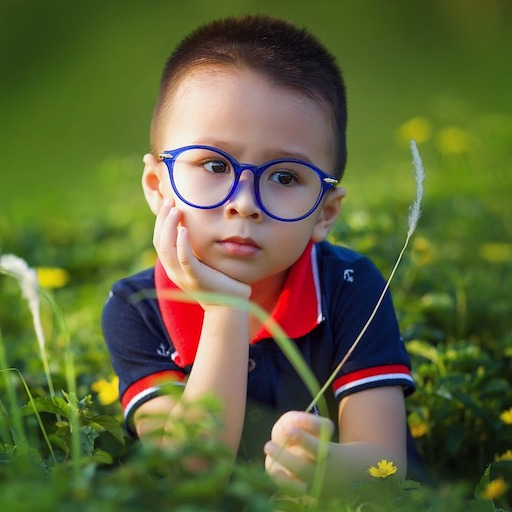
#> input picture Anushrut/openCV/sample.jpg, 512 x 512 px, given in place of the camera
$ python color.py
#> lines starting #> are read from the running program, lines starting #| are printed output that depends on the picture; after the words box and inside, x2 and y2 are one past the last pixel; in counts of white or black regions, pixels touching at a corner belong together
import cv2

import numpy as np
cap = cv2.VideoCapture(0)
kernel = np.ones((5,5),np.uint8)
while(1):
    # Take each frame
    _, frame = cap.read()
#> frame is the input picture: shape (512, 512, 3); mean B, G, R 57.8, 101.6, 95.4
    # Convert BGR to HSV
    hsv = cv2.cvtColor(frame, cv2.COLOR_BGR2HSV)
#> hsv: shape (512, 512, 3); mean H, S, V 52.8, 143.9, 115.7
    # define range of blue color in HSV
    lower_blue = np.array([100,100,100])
    upper_blue = np.array([140,255,255])

    lower_red = np.array([0,200,100])
    upper_red = np.array([10,255,255])

    lower_green = np.array([50,80,100])
    upper_green = np.array([70,255,255])

    # Threshold the HSV image to get only blue colors
    b1 = cv2.inRange(hsv, lower_blue, upper_blue)
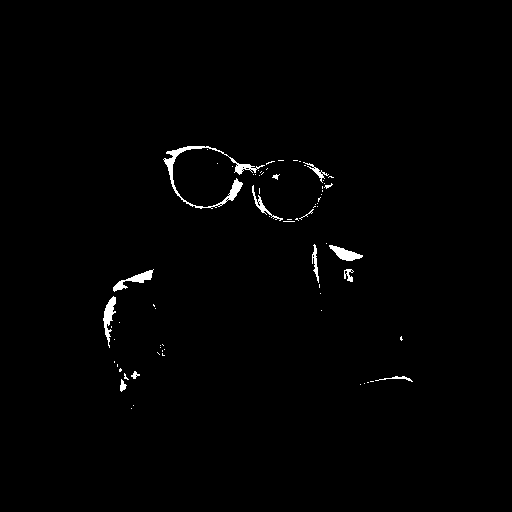
#> b1: shape (512, 512); 0.96% white; 72 white regions (58 under 20 px), largest, box (x1, y1, x2, y2) and area: (163, 146, 265, 209) 834, (103, 296, 116, 348) 291, (113, 269, 154, 292) 278
    # using dilation and morph open to improve recognition
    b2 = cv2.dilate(b1,kernel,iterations = 1)
#> b2: shape (512, 512); 2.8% white; 17 white regions, largest, box (x1, y1, x2, y2) and area: (161, 144, 286, 211) 2341, (250, 158, 336, 224) 1442, (101, 267, 156, 350) 1221
    b3 = cv2.morphologyEx(b2, cv2.MORPH_OPEN, kernel)


    r1 = cv2.inRange(hsv, lower_red, upper_red)
#> r1: shape (512, 512); 0.5% white; 34 white regions (29 under 20 px), largest, box (x1, y1, x2, y2) and area: (251, 272, 286, 332) 783, (127, 371, 184, 400) 293, (173, 301, 204, 315) 68, (261, 327, 272, 338) 32, (230, 209, 237, 214) 23
    # using dilation and morph open to improve recognition
    r2 = cv2.dilate(r1,kernel,iterations = 1)
#> r2: shape (512, 512); 1.3% white; 15 white regions, largest, box (x1, y1, x2, y2) and area: (249, 270, 292, 339) 1360, (119, 369, 186, 407) 800, (171, 299, 206, 345) 417
    r3 = cv2.morphologyEx(r2, cv2.MORPH_OPEN, kernel)


    g1 = cv2.inRange(hsv, lower_green, upper_green)
#> g1: shape (512, 512); 1.2% white; 134 white regions (103 under 20 px), largest, box (x1, y1, x2, y2) and area: (25, 482, 57, 501) 323, (69, 463, 96, 488) 308, (256, 496, 277, 512) 228
    # using dilation and morph open to improve recognition
    g2 = cv2.dilate(g1,kernel,iterations = 1)
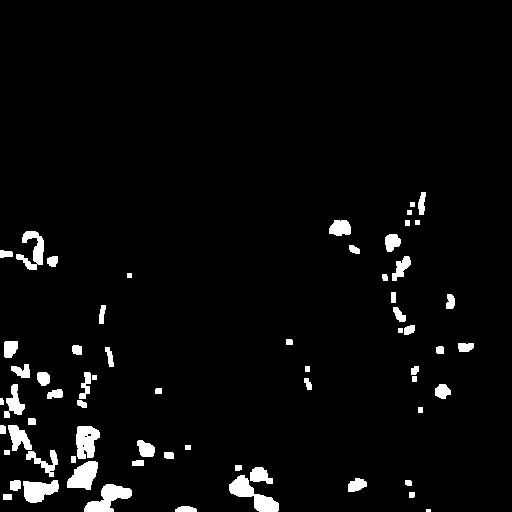
#> g2: shape (512, 512); 3.7% white; 65 white regions (1 under 20 px)
    g3 = cv2.morphologyEx(g2, cv2.MORPH_OPEN, kernel)

    # morph close didn't improve
   # mask3 = cv2.morphologyEx(mask2, cv2.MORPH_CLOSE, kernel)
    # Bitwise-AND mask and original image
    red = cv2.bitwise_and(frame,frame, mask= r3)
    blue = cv2.bitwise_and(frame,frame, mask= b3)
    green = cv2.bitwise_and(frame,frame, mask= g3)
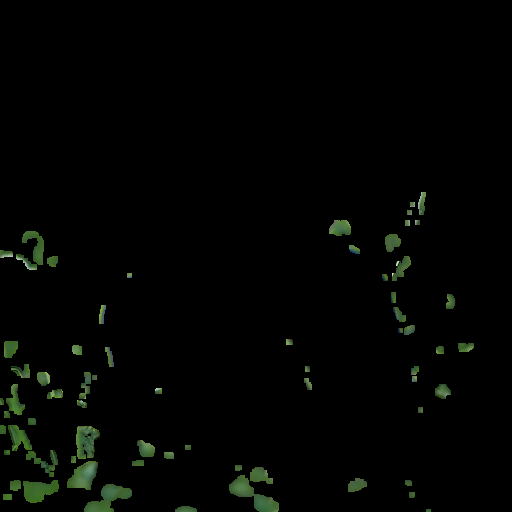
#> green: shape (512, 512, 3); mean B, G, R 2.1, 4, 2.6
    cv2.imshow('frame',frame)
    # cv2.imshow('mask',g2)
    cv2.imshow('green',green)
    cv2.imshow('blue',blue)
    cv2.imshow('red',red)
    img=np.uint8([[[0,0,0]]])
    (contours,hierarchy)=cv2.findContours(b3,cv2.RETR_TREE,cv2.CHAIN_APPROX_SIMPLE)
#> contours = 18 contours, 4 with area under 20; largest, box (x1, y1, x2, y2) and area: (161, 144, 286, 211) 4626, (174, 149, 237, 206) 2530, (250, 158, 336, 224) 1268, (101, 267, 156, 350) 1098, (324, 241, 365, 263) 448
    for pic, contour in enumerate(contours):
        area = cv2.contourArea(contour)
        if(area>300):
            x,y,w,h = cv2.boundingRect(contour)
            img = cv2.rectangle(frame,(x,y),(x+w,y+h),(255,0,0),2)
            cv2.putText(img,"Blue color",(x,y),cv2.FONT_HERSHEY_SIMPLEX, 0.7, (255,0,0))
#> this loop made 18 passes
#> (area, x, y, w, h) on passes 3, 11, 12, 13, 15, 16, 17: (366, 112, 359, 30, 35), (1098.5, 101, 267, 55, 83), (314.5, 310, 242, 12, 48), (448, 324, 241, 41, 22), (1268.5, 250, 158, 86, 66), (4626, 161, 144, 125, 67), (2529.5, 174, 149, 63, 57)
#> area on passes 1, 2, 4, 5, 8, 10: 31, 296, 125.5, 44, 40, 184
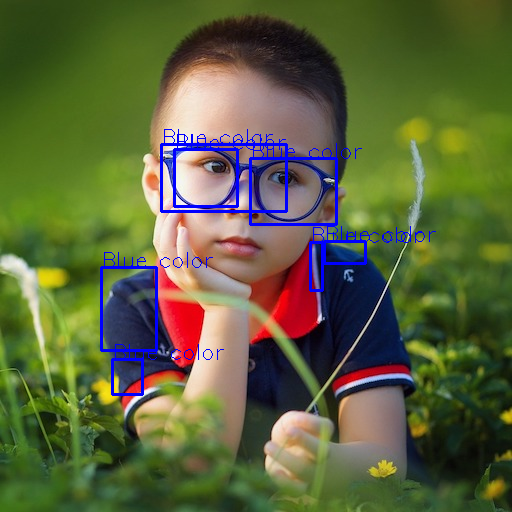
#> frame: shape (512, 512, 3); 2.26% of pixels changed, all inside (x1, y1, x2, y2) = (100, 129, 436, 396)


    (contours,hierarchy)=cv2.findContours(g3,cv2.RETR_TREE,cv2.CHAIN_APPROX_SIMPLE)
#> contours = 68 contours, 11 with area under 20; largest, box (x1, y1, x2, y2) and area: (229, 475, 279, 512) 688, (84, 484, 132, 512) 620, (76, 426, 100, 459) 549, (67, 461, 98, 490) 545, (23, 480, 59, 503) 518
    for pic, contour in enumerate(contours):
        area = cv2.contourArea(contour)
        if(area>300):
            x,y,w,h = cv2.boundingRect(contour)
            img = cv2.rectangle(frame,(x,y),(x+w,y+h),(0,255,0),2)
            cv2.putText(img,"green color",(x,y),cv2.FONT_HERSHEY_SIMPLEX, 0.7, (0,255,0))
#> this loop made 68 passes
#> (area, x, y, w, h) on passes 5, 7, 10, 13, 21, 25, 62: (619.5, 84, 484, 48, 28), (518.5, 23, 480, 36, 23), (688.5, 229, 475, 50, 37), (545, 67, 461, 31, 29), (549, 76, 426, 24, 33), (324, 8, 425, 24, 26), (427, 16, 231, 28, 39)
#> area on passes 2, 4, 6, 8, 9, 11: 85, 24.5, 28, 88, 165.5, 228.5
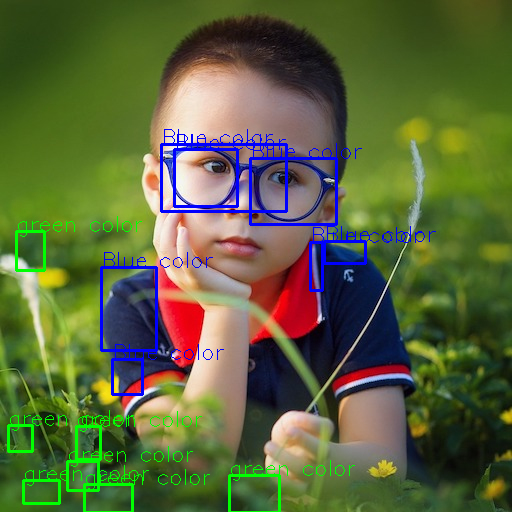
#> frame: shape (512, 512, 3); 1.55% of pixels changed, all inside (x1, y1, x2, y2) = (7, 216, 355, 512)


    (contours,hierarchy)=cv2.findContours(r3,cv2.RETR_TREE,cv2.CHAIN_APPROX_SIMPLE)
#> contours = 15 contours, 3 with area under 20; largest, box (x1, y1, x2, y2) and area: (249, 270, 292, 339) 1264, (119, 369, 186, 407) 711, (171, 299, 206, 345) 346, (251, 325, 274, 342) 184, (188, 346, 199, 367) 113
    for pic, contour in enumerate(contours):
        area = cv2.contourArea(contour)
        if(area>300):
            x,y,w,h = cv2.boundingRect(contour)
            img = cv2.rectangle(frame,(x,y),(x+w,y+h),(0,0,255),2)
            cv2.putText(img,"red color",(x,y),cv2.FONT_HERSHEY_SIMPLEX, 0.7, (0,0,255))
#> this loop made 15 passes
#> (area, x, y, w, h) on passes 3, 7, 9: (711, 119, 369, 67, 38), (345.5, 171, 299, 35, 46), (1264, 249, 270, 43, 69)
#> area on passes 2, 4, 5, 8, 12, 13: 47, 113, 184.5, 45.5, 73, 59.5
#> pass 3, `img = cv2.rectangle(frame,(x,y),(x+w,y+h),(0,0,255),2)`:
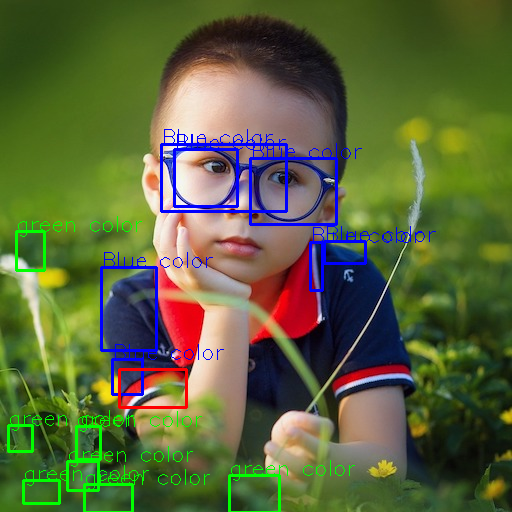
#> img: shape (512, 512, 3); 0.24% of pixels changed, all inside (x1, y1, x2, y2) = (118, 368, 188, 409)
#> after the loop:
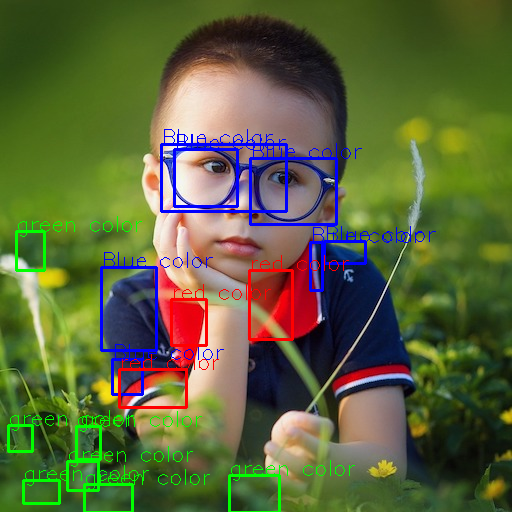
#> frame: shape (512, 512, 3); 0.88% of pixels changed, all inside (x1, y1, x2, y2) = (118, 255, 349, 409)
    cv2.imshow("Color Tracking",img)


    k = cv2.waitKey(5) & 0xFF
#> (key Esc is pressed here)
    if k == 27:
        break
cv2.destroyAllWindows()
